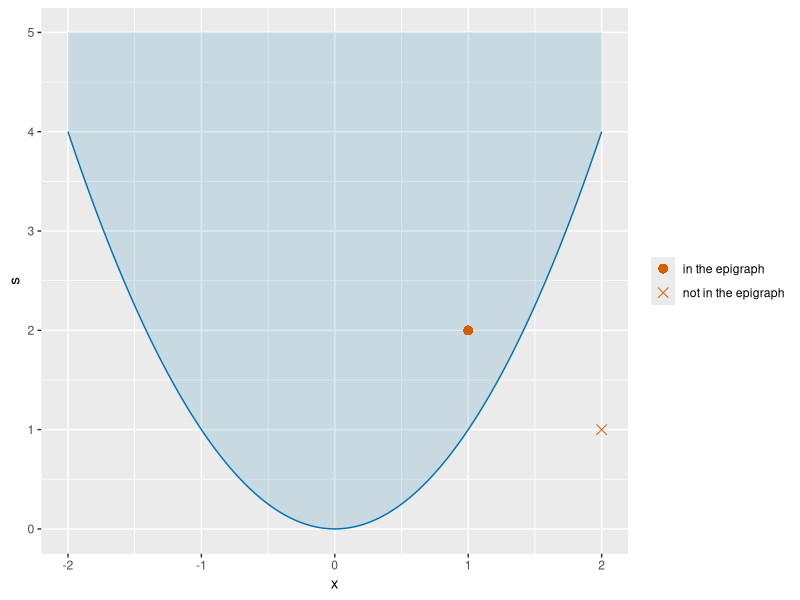

Recreate this plot in R.
## ---- chunk 1
#| label: epigraph-r
#| fig-alt: >-
#|   Plot of the parabola s equals x squared for x from -2 to 2. The region on
#|   and above the parabola is shaded light blue. A vermilion filled circle at
#|   (1, 2) lies in the shaded region, and a vermilion cross at (2, 1) lies
#|   below the parabola, outside it.
#| fig-height: 4
#| fig-width: 5
ep_x_fe <- seq(-2, 2, length.out = 201)
ep_curve_fe <- tibble::tibble(x = ep_x_fe, s = ep_x_fe^2, top = 5)
ep_marks_x_fe <- c(1, 2)
ep_marks_s_fe <- c(2, 1)
ep_marks_kind_fe <- c("in the epigraph", "not in the epigraph")
ep_marks_fe <- tibble::tibble(
  x = ep_marks_x_fe, s = ep_marks_s_fe, kind = ep_marks_kind_fe
)
ep_aes_fe <- ggplot2::aes(x, s)
ep_ribbon_aes_fe <- ggplot2::aes(ymin = s, ymax = top)
ep_marks_aes_fe <- ggplot2::aes(shape = kind)
ep_shapes_fe <- c("in the epigraph" = 16, "not in the epigraph" = 4)
ggplot2::ggplot(ep_curve_fe, ep_aes_fe) +
  ggplot2::geom_ribbon(
    mapping = ep_ribbon_aes_fe, fill = "#0072B2", alpha = 0.15
  ) +
  ggplot2::geom_line(colour = "#0072B2") +
  ggplot2::geom_point(
    data = ep_marks_fe, mapping = ep_marks_aes_fe,
    colour = "#D55E00", size = 3
  ) +
  ggplot2::scale_shape_manual(values = ep_shapes_fe) +
  ggplot2::labs(x = "x", y = "s", shape = NULL)
